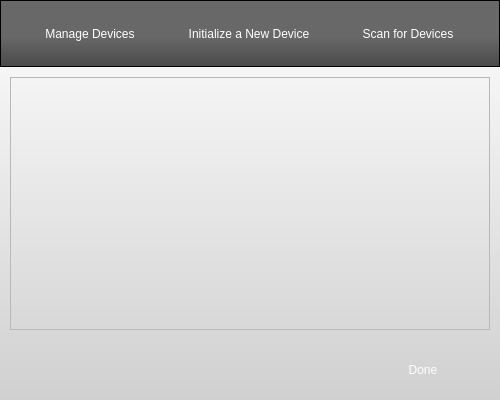
<?xml version="1.0" encoding="UTF-8"?>
<ui version="4.0">
 <class>NetBaseDialog</class>
 <widget class="QDialog" name="NetBaseDialog">
  <property name="geometry">
   <rect>
    <x>0</x>
    <y>0</y>
    <width>500</width>
    <height>400</height>
   </rect>
  </property>
  <property name="sizePolicy">
   <sizepolicy hsizetype="Preferred" vsizetype="Preferred">
    <horstretch>0</horstretch>
    <verstretch>0</verstretch>
   </sizepolicy>
  </property>
  <property name="minimumSize">
   <size>
    <width>400</width>
    <height>300</height>
   </size>
  </property>
  <property name="maximumSize">
   <size>
    <width>16777215</width>
    <height>16777215</height>
   </size>
  </property>
  <property name="windowTitle">
   <string>Devices</string>
  </property>
  <property name="styleSheet">
   <string notr="true">#NetBaseDialog {
background-color:qlineargradient(spread:pad, x1:0, y1:0, x2:0, y2:1, stop:0 rgba(253, 253, 253, 255), stop:1 rgba(208, 208, 208, 255));
}

#topFrame {
background-color: qlineargradient(spread:pad, x1:0, y1:0, x2:0, y2:1, stop:0.541872 rgba(104, 104, 104, 255), stop:1 rgba(74, 74, 74, 255));
}

#initButton, #manageButton, #scanButton {
border-image:url(:/core/black-but-normal.png);
border: 0px transparent;
color: rgb(255,255,255);
min-width: 146px;
max-width: 146px;
min-height: 41px;
max-height: 41px;
font: 12pt &quot;Lucida Sans&quot;
}

#initButton:pressed, #manageButton:pressed, #scanButton:pressed {
border-image:url(:/core/black-but-pressed.png);
}

#doneButton {
color:rgb(255,255,255);
border-image:url(:/core/affirmative-big-button-normal.png);
border: 0px transparent;
min-width:136px;
min-height: 42px;
max-width:136px;
max-height: 42px;
}

#doneButton:pressed {
border-image:url(:/core/affirmative-big-button-pressed.png);

}

#actionFrame {
margin: 10px;
}

#buttonFrame {
border:0px;
margin-top:0px;
}</string>
  </property>
  <layout class="QGridLayout" name="gridLayout">
   <property name="margin">
    <number>0</number>
   </property>
   <property name="spacing">
    <number>0</number>
   </property>
   <item row="0" column="0">
    <widget class="QFrame" name="topFrame">
     <property name="frameShape">
      <enum>QFrame::StyledPanel</enum>
     </property>
     <property name="frameShadow">
      <enum>QFrame::Raised</enum>
     </property>
     <layout class="QHBoxLayout" name="horizontalLayout">
      <item>
       <widget class="QPushButton" name="manageButton">
        <property name="text">
         <string>Manage Devices</string>
        </property>
       </widget>
      </item>
      <item>
       <widget class="QPushButton" name="initButton">
        <property name="text">
         <string>Initialize a New Device</string>
        </property>
       </widget>
      </item>
      <item>
       <widget class="QPushButton" name="scanButton">
        <property name="text">
         <string>Scan for Devices</string>
        </property>
       </widget>
      </item>
     </layout>
    </widget>
   </item>
   <item row="1" column="0">
    <widget class="QFrame" name="actionFrame">
     <property name="frameShape">
      <enum>QFrame::StyledPanel</enum>
     </property>
     <property name="frameShadow">
      <enum>QFrame::Raised</enum>
     </property>
    </widget>
   </item>
   <item row="2" column="0">
    <widget class="QFrame" name="buttonFrame">
     <property name="frameShape">
      <enum>QFrame::StyledPanel</enum>
     </property>
     <property name="frameShadow">
      <enum>QFrame::Raised</enum>
     </property>
     <layout class="QGridLayout" name="gridLayout_2">
      <item row="1" column="1">
       <widget class="QPushButton" name="doneButton">
        <property name="text">
         <string>Done</string>
        </property>
       </widget>
      </item>
      <item row="1" column="0">
       <spacer name="horizontalSpacer">
        <property name="orientation">
         <enum>Qt::Horizontal</enum>
        </property>
        <property name="sizeHint" stdset="0">
         <size>
          <width>40</width>
          <height>20</height>
         </size>
        </property>
       </spacer>
      </item>
     </layout>
    </widget>
   </item>
   <item row="1" column="1">
    <spacer name="verticalSpacer">
     <property name="orientation">
      <enum>Qt::Vertical</enum>
     </property>
     <property name="sizeHint" stdset="0">
      <size>
       <width>0</width>
       <height>40</height>
      </size>
     </property>
    </spacer>
   </item>
   <item row="0" column="1">
    <spacer name="verticalSpacer_2">
     <property name="orientation">
      <enum>Qt::Vertical</enum>
     </property>
     <property name="sizeType">
      <enum>QSizePolicy::Maximum</enum>
     </property>
     <property name="sizeHint" stdset="0">
      <size>
       <width>0</width>
       <height>67</height>
      </size>
     </property>
    </spacer>
   </item>
  </layout>
 </widget>
 <resources/>
 <connections/>
</ui>
